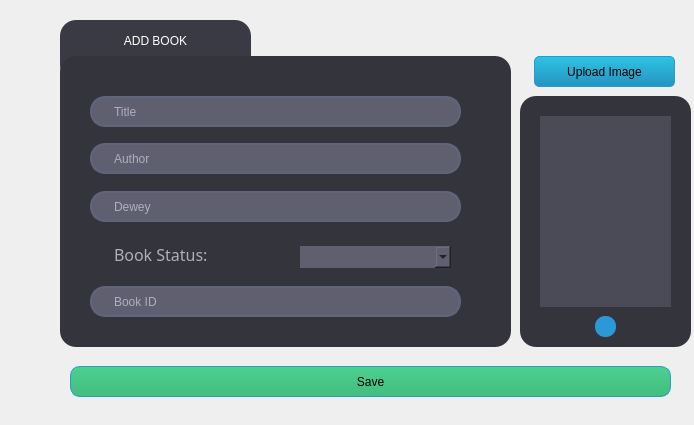
<?xml version="1.0" encoding="UTF-8"?>
<ui version="4.0">
 <class>addbook</class>
 <widget class="QDialog" name="addbook">
  <property name="geometry">
   <rect>
    <x>0</x>
    <y>0</y>
    <width>694</width>
    <height>425</height>
   </rect>
  </property>
  <property name="windowTitle">
   <string>Dialog</string>
  </property>
  <widget class="QComboBox" name="addstatus">
   <property name="geometry">
    <rect>
     <x>291</x>
     <y>244</y>
     <width>161</width>
     <height>21</height>
    </rect>
   </property>
   <property name="styleSheet">
    <string notr="true">	QComboBox{
	border: 1px solid #1d1d1d;
	background-color: rgb(95, 95, 112);
	color : #fff;
	/*color: rgb(0, 0, 0);*/
	
	padding: 3px;
	padding-left: 8px;
	padding-right: 15px;
	border: none;
}

QComboBox::down
{
	background-color: transparent;
	color : #fff;
}

/*QComboBox::down-button
{
	height: 5px;
}


/*QComboBox::down-button:hover
{
	
	background-color: rgb(95, 95, 112);

}*/


QComboBox::down-button:pressed
{
	
    width: 16px; 
    border-width: 1px;

}

</string>
   </property>
   <property name="placeholderText">
    <string>Status</string>
   </property>
  </widget>
  <widget class="QFrame" name="AddBookFormFrame">
   <property name="geometry">
    <rect>
     <x>60</x>
     <y>56</y>
     <width>451</width>
     <height>291</height>
    </rect>
   </property>
   <property name="styleSheet">
    <string notr="true">background-color: rgb(52, 52, 61);
border-radius: 16px;</string>
   </property>
   <property name="frameShape">
    <enum>QFrame::StyledPanel</enum>
   </property>
   <property name="frameShadow">
    <enum>QFrame::Raised</enum>
   </property>
   <widget class="QLineEdit" name="txtaddbook">
    <property name="geometry">
     <rect>
      <x>30</x>
      <y>40</y>
      <width>371</width>
      <height>31</height>
     </rect>
    </property>
    <property name="styleSheet">
     <string notr="true">QLineEdit{
border: 2px solid rgb(96, 101, 124);
border-radius: 15px;
color: rgb(255, 255, 255);
font: 12pt &quot;Century Gothic&quot;;
padding-left:20px;
padding-rght: 20px;
background-color: rgb(95, 95, 112);
}


QLineEdit::hover{
border: 2px solid rgb(43, 153, 213);
}

QLineEdit::focus{
border: 2px solid rgb(170, 255, 255);
background-color:rgb(43,45,56);
}</string>
    </property>
    <property name="placeholderText">
     <string>Title</string>
    </property>
   </widget>
   <widget class="QLineEdit" name="txtaddauthor">
    <property name="geometry">
     <rect>
      <x>30</x>
      <y>87</y>
      <width>371</width>
      <height>31</height>
     </rect>
    </property>
    <property name="styleSheet">
     <string notr="true">QLineEdit{
border: 2px solid rgb(96, 101, 124);
border-radius: 15px;
color: rgb(255, 255, 255);
font: 12pt &quot;Century Gothic&quot;;
padding-left:20px;
padding-rght: 20px;
background-color: rgb(95, 95, 112);
}


QLineEdit::hover{
border: 2px solid rgb(43, 153, 213);
}

QLineEdit::focus{
border: 2px solid rgb(170, 255, 255);
background-color:rgb(43,45,56);
}</string>
    </property>
    <property name="placeholderText">
     <string>Author</string>
    </property>
   </widget>
   <widget class="QLineEdit" name="txtadddewey">
    <property name="geometry">
     <rect>
      <x>30</x>
      <y>135</y>
      <width>371</width>
      <height>31</height>
     </rect>
    </property>
    <property name="styleSheet">
     <string notr="true">QLineEdit{
border: 2px solid rgb(96, 101, 124);
border-radius: 15px;
color: rgb(255, 255, 255);
font: 12pt &quot;Century Gothic&quot;;
padding-left:20px;
padding-rght: 20px;
background-color: rgb(95, 95, 112);
}


QLineEdit::hover{
border: 2px solid rgb(43, 153, 213);
}

QLineEdit::focus{
border: 2px solid rgb(170, 255, 255);
background-color:rgb(43,45,56);
}</string>
    </property>
    <property name="placeholderText">
     <string>Dewey</string>
    </property>
   </widget>
   <widget class="QLineEdit" name="txtaddid">
    <property name="geometry">
     <rect>
      <x>30</x>
      <y>230</y>
      <width>371</width>
      <height>31</height>
     </rect>
    </property>
    <property name="styleSheet">
     <string notr="true">QLineEdit{
border: 2px solid rgb(96, 101, 124);
border-radius: 15px;
color: rgb(255, 255, 255);
font: 12pt &quot;Century Gothic&quot;;
padding-left:20px;
padding-rght: 20px;
background-color: rgb(95, 95, 112);
}


QLineEdit::hover{
border: 2px solid rgb(43, 153, 213);
}

QLineEdit::focus{
border: 2px solid rgb(170, 255, 255);
background-color:rgb(43,45,56);
}</string>
    </property>
    <property name="placeholderText">
     <string>Book ID</string>
    </property>
   </widget>
   <widget class="QLabel" name="bookCopyLabel">
    <property name="geometry">
     <rect>
      <x>54</x>
      <y>188</y>
      <width>131</width>
      <height>21</height>
     </rect>
    </property>
    <property name="font">
     <font>
      <family>Century Gothic</family>
      <pointsize>12</pointsize>
      <weight>50</weight>
      <italic>false</italic>
      <bold>false</bold>
     </font>
    </property>
    <property name="styleSheet">
     <string notr="true">color: rgb(175, 175, 184);
font: 12pt &quot;Century Gothic&quot;;</string>
    </property>
    <property name="text">
     <string>Book Status:</string>
    </property>
   </widget>
   <widget class="QComboBox" name="bookStatus">
    <property name="geometry">
     <rect>
      <x>240</x>
      <y>190</y>
      <width>151</width>
      <height>22</height>
     </rect>
    </property>
    <property name="styleSheet">
     <string notr="true">background-color: rgb(95, 95, 112);
border-radius: 15px;
</string>
    </property>
   </widget>
  </widget>
  <widget class="QPushButton" name="btnloadbookimage">
   <property name="geometry">
    <rect>
     <x>534</x>
     <y>56</y>
     <width>141</width>
     <height>31</height>
    </rect>
   </property>
   <property name="styleSheet">
    <string notr="true">/*-----QPushButton-----*/
QPushButton
{
background-color: qlineargradient(spread:pad, x1:0, y1:1, x2:0, y2:0, stop:0 rgba(37, 147, 194, 255), stop:1 rgba(45, 196, 226, 255));
color: black;
font: 8pt &quot;Century Gothic&quot;;
min-width: 80px;
border-style: solid;
border-width: 1px;
border-radius: 5px;
border-color: rgb(38, 156, 200);
padding: 5px;}

QPushButton::flat
{
background-color: transparent;
border: none;
color: #fff;}

QPushButton::disabled
{
background-color: rgb(131, 165, 174);
color: black;
border-color: black;}

QPushButton::hover
{
background-color: qlineargradient(spread:pad, x1:0, y1:1, x2:0, y2:0, stop:0 rgba(47, 160, 194, 255), stop:1 rgba(57, 209, 209, 255));
border: 1px solid rgb(41, 170, 182);}</string>
   </property>
   <property name="text">
    <string>Upload Image</string>
   </property>
  </widget>
  <widget class="QLabel" name="addbookimagebox">
   <property name="geometry">
    <rect>
     <x>540</x>
     <y>116</y>
     <width>131</width>
     <height>191</height>
    </rect>
   </property>
   <property name="styleSheet">
    <string notr="true">background-color: rgb(75, 75, 88);
border:none;</string>
   </property>
   <property name="frameShape">
    <enum>QFrame::Box</enum>
   </property>
   <property name="text">
    <string/>
   </property>
  </widget>
  <widget class="QFrame" name="ImageFrame">
   <property name="geometry">
    <rect>
     <x>520</x>
     <y>96</y>
     <width>171</width>
     <height>251</height>
    </rect>
   </property>
   <property name="styleSheet">
    <string notr="true">background-color: rgb(52, 52, 61);
border-radius: 16px;</string>
   </property>
   <property name="frameShape">
    <enum>QFrame::StyledPanel</enum>
   </property>
   <property name="frameShadow">
    <enum>QFrame::Raised</enum>
   </property>
   <widget class="QToolButton" name="tabletButton">
    <property name="geometry">
     <rect>
      <x>75</x>
      <y>220</y>
      <width>21</width>
      <height>21</height>
     </rect>
    </property>
    <property name="styleSheet">
     <string notr="true">border-radius:10px;
background-color: rgb(43, 153, 213);</string>
    </property>
    <property name="text">
     <string/>
    </property>
    <property name="iconSize">
     <size>
      <width>64</width>
      <height>64</height>
     </size>
    </property>
   </widget>
  </widget>
  <widget class="QSplitter" name="splitter">
   <property name="geometry">
    <rect>
     <x>70</x>
     <y>366</y>
     <width>601</width>
     <height>31</height>
    </rect>
   </property>
   <property name="orientation">
    <enum>Qt::Horizontal</enum>
   </property>
   <widget class="QPushButton" name="btnsavebook">
    <property name="styleSheet">
     <string notr="true">/*-----QPushButton-----*/
QPushButton
{
background-color: qlineargradient(spread:pad, x1:0, y1:1, x2:0, y2:0, stop:0 rgba(68, 188, 128, 255), stop:1 rgba(76, 209, 143, 255));
color: black;
font: 8pt &quot;Century Gothic&quot;;
min-width: 80px;
border-style: solid;
border-width: 1px;
border-radius: 10px;
border-color: rgb(38, 156, 200);
padding: 5px;}

QPushButton::flat
{
background-color: transparent;
border: none;
color: #fff;}

QPushButton::disabled
{
background-color: rgb(131, 165, 174);
color: black;
border-color: black;}

QPushButton::hover
{
background-color: qlineargradient(spread:pad, x1:0, y1:1, x2:0, y2:0, stop:0 rgba(54, 149, 101, 255), stop:1 rgba(64, 175, 119, 255));
border: 1px solid rgb(41, 170, 182);}</string>
    </property>
    <property name="text">
     <string>Save</string>
    </property>
   </widget>
  </widget>
  <widget class="QFrame" name="addBookTabFrame">
   <property name="geometry">
    <rect>
     <x>60</x>
     <y>20</y>
     <width>191</width>
     <height>61</height>
    </rect>
   </property>
   <property name="styleSheet">
    <string notr="true">background-color: rgb(58, 58, 68);
border-radius: 16px;</string>
   </property>
   <property name="frameShape">
    <enum>QFrame::StyledPanel</enum>
   </property>
   <property name="frameShadow">
    <enum>QFrame::Raised</enum>
   </property>
   <widget class="QLabel" name="addBookTtle">
    <property name="geometry">
     <rect>
      <x>10</x>
      <y>10</y>
      <width>171</width>
      <height>21</height>
     </rect>
    </property>
    <property name="styleSheet">
     <string notr="true">color: rgb(255, 255, 255);
font: 75 12pt &quot;Century Gothic&quot;;</string>
    </property>
    <property name="text">
     <string>ADD BOOK</string>
    </property>
    <property name="alignment">
     <set>Qt::AlignCenter</set>
    </property>
   </widget>
  </widget>
  <zorder>addBookTabFrame</zorder>
  <zorder>addstatus</zorder>
  <zorder>AddBookFormFrame</zorder>
  <zorder>btnloadbookimage</zorder>
  <zorder>splitter</zorder>
  <zorder>ImageFrame</zorder>
  <zorder>addbookimagebox</zorder>
 </widget>
 <resources/>
 <connections/>
</ui>
